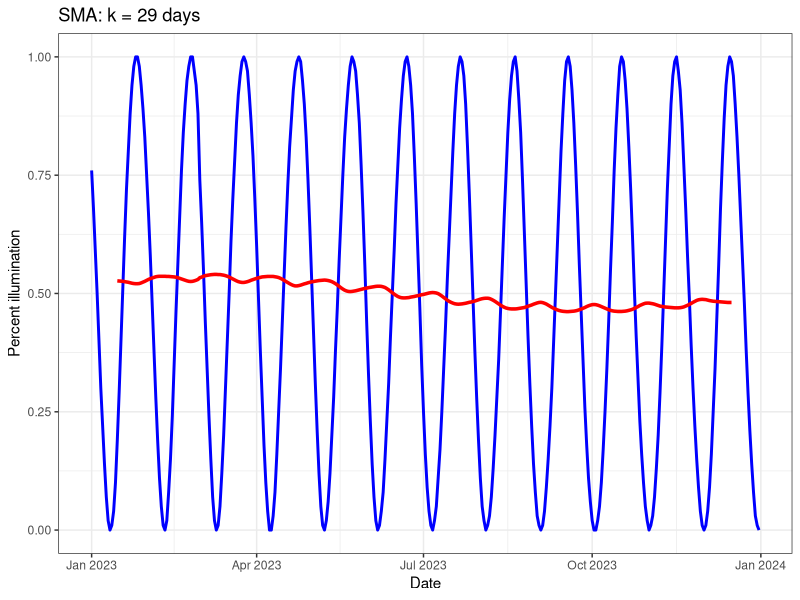
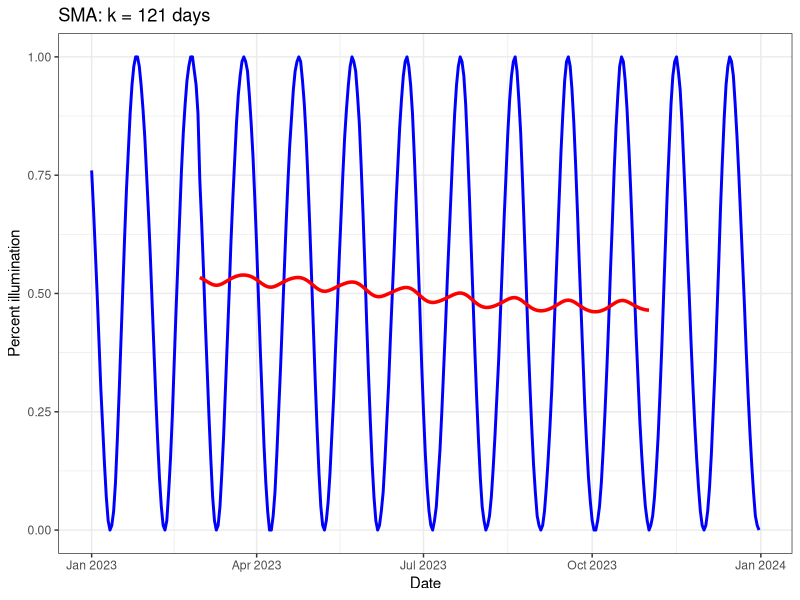
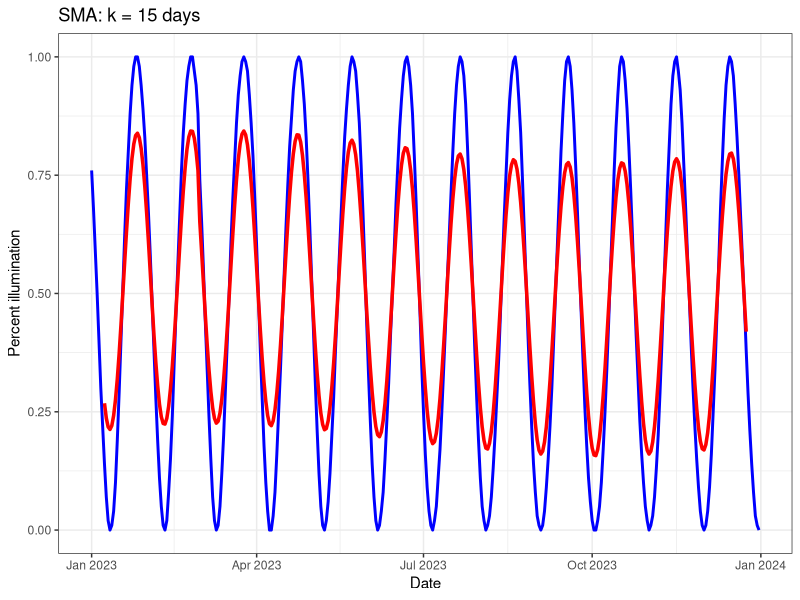
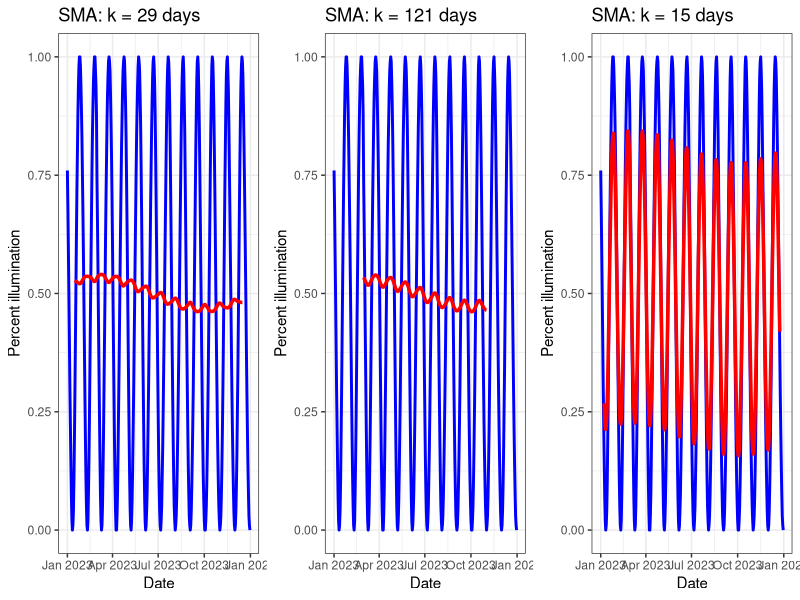
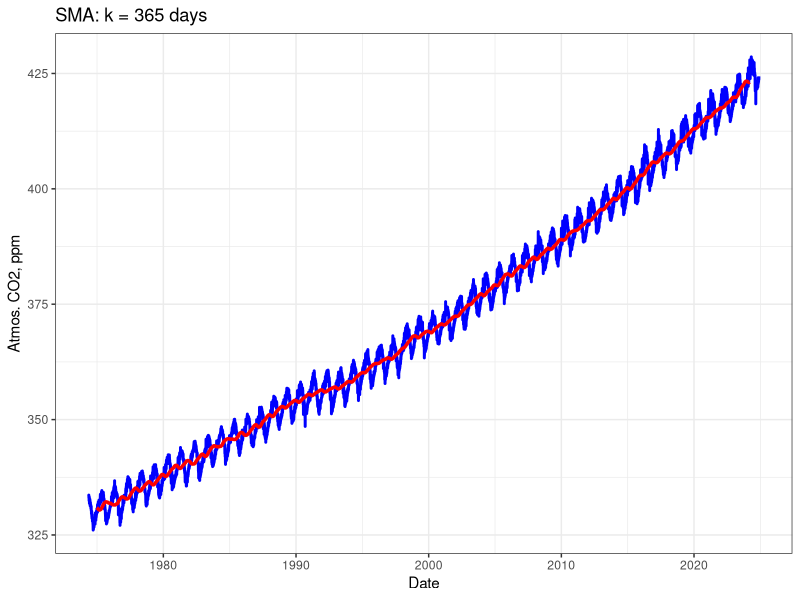
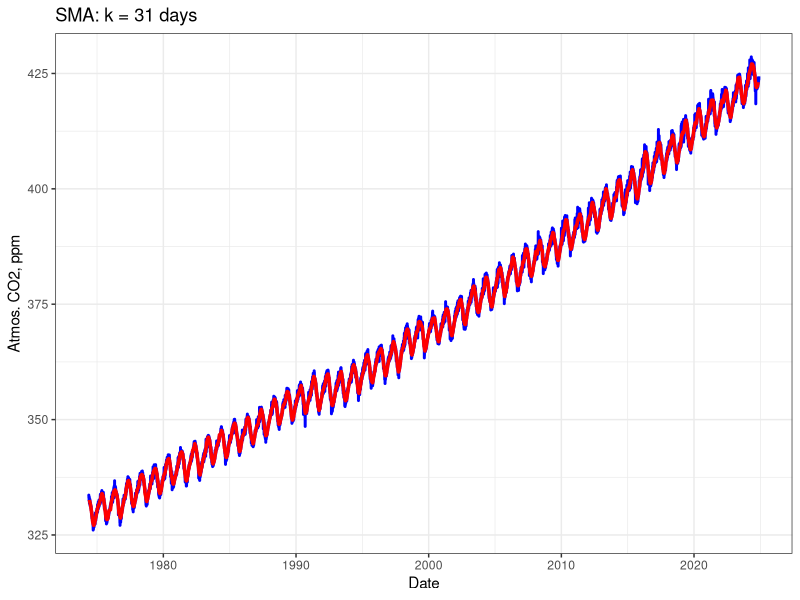
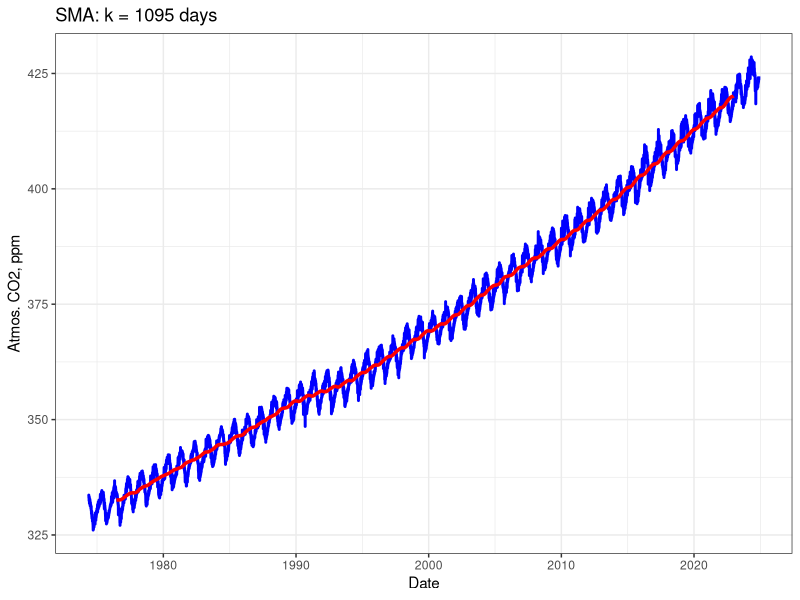
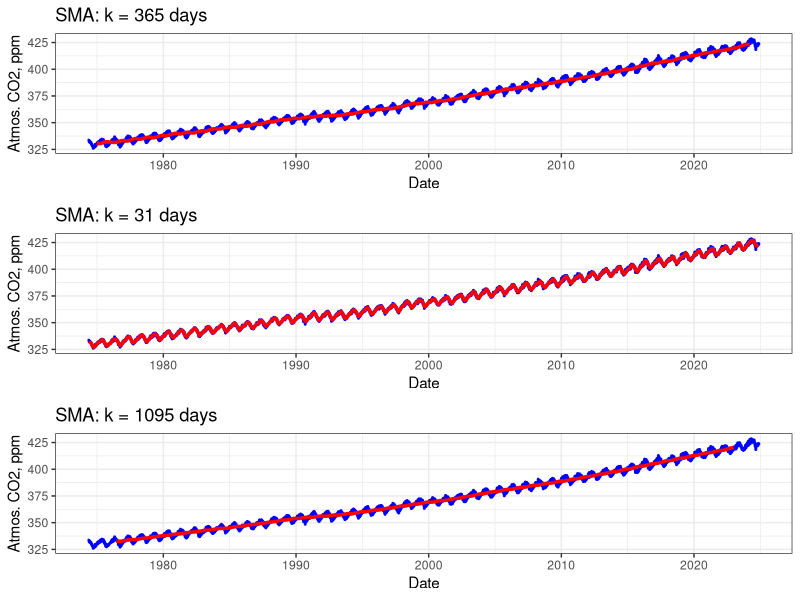

Here is the R script that generated these plots, in order:
## ---- chunk 1
rm(list = ls())
library(tidyverse)
library(forecast) #for moving averages
library(gridExtra) #to arrange plots
library(zoo) # for moving averages
library(here)
## ---- chunk 2
moon <- read.csv(here("Data/time-series-data/moon_illumination_2023_time_series.csv"))
co2 <-read.csv(here("Data/time-series-data/mauna-loa-carbon-dioxide.csv"))
## ---- chunk 3
co2$date <- ymd(co2$date)
moon$date <- dmy(moon$date)
## ---- chunk 4
moon_glow <- moon$Illumination

moon_glow <- ts(moon_glow, #name the time series variable
                frequency = 365, #tells R that this is a daily event (frequency = 12 = monthly, frequency 4 = quarterly, etc)
                start = c(2023,1) #indicates that the data begin in Jan 2023
                )
## ---- chunk 5
moon_sma1 <- rollmean(moon_glow, 
                      #first argument is the time series object
                      k = 30, #k specifies the integer width of the rolling window and must be an odd number. Let's start with 29 days
                      fill = NA #fill pads the resulting series with NA values at the start and stop where the moving average cannot be computed
                      )
## ---- chunk 6
moon$sma1 <- as.numeric(moon_sma1)
## ---- chunk 7
m_sma1 <-ggplot(moon, aes(x =date))+
  geom_line(aes(y = Illumination), color = "blue", size = 1) + #original time series
  geom_line(aes(y = sma1), color = "red", size = 1.2) + #moving average
  labs(title = "SMA: k = 29 days",x = "Date", y = "Percent illumination")+
  theme_bw()
m_sma1
## ---- chunk 8
moon_sma2 <- rollmean(moon_glow, 
                      k = 121, #try 121 days
                      fill = NA)
## ---- chunk 9
moon$sma2 <- as.numeric(moon_sma2)
## ---- chunk 10
m_sma2 <- ggplot(moon, aes(x =date))+
  geom_line(aes(y = Illumination), color = "blue", size = 1) + 
  geom_line(aes(y = sma2), color = "red", size = 1.2) + 
  labs(title = "SMA: k = 121 days", x = "Date", y = "Percent illumination")+
  theme_bw()
m_sma2
## ---- chunk 11
moon_sma3 <- rollmean(moon_glow, 
                      k = 15, #try 15 days
                      fill = NA)
## ---- chunk 12
moon$sma3 <- as.numeric(moon_sma3)
## ---- chunk 13
m_sma3 <- ggplot(moon, aes(x =date))+
  geom_line(aes(y = Illumination), color = "blue", size = 1) + 
  geom_line(aes(y = sma3), color = "red", size = 1.2) + 
  labs(title = "SMA: k = 15 days", x = "Date", y = "Percent illumination")+
  theme_bw()
m_sma3
## ---- chunk 14
grid.arrange(m_sma1, m_sma2, m_sma3, nrow = 1)
## ---- chunk 15
co2_ppm <- co2$carbon.dioxide.ppm

co2_ppm <- ts(co2_ppm, #name the time series variable
                frequency = 365, #tells R that this is a daily event (frequency = 12 = monthly, frequency 4 = quarterly, etc)
                start = c(1974,5)
                )
## ---- chunk 16
co2_sma1 <- rollmean(co2_ppm, #first argument is the time series object
                      k = 365, #k specifies the integer width of the rolling window and must be an odd number. Let's start with 365 days
                      fill = NA #fill pads the resulting series with NA values at the start and stop where the moving average cannot be computed
                      )
## ---- chunk 17
co2$sma1 <- as.numeric(co2_sma1)
## ---- chunk 18
sma1_co2 <-ggplot(co2, aes(x =date))+
  geom_line(aes(y = carbon.dioxide.ppm), color = "blue", size = 1) + #original time series
  geom_line(aes(y = sma1), color = "red", size = 1.2) + #moving average
  labs(title = "SMA: k = 365 days",x = "Date", y = "Atmos. CO2, ppm")+
  theme_bw()
sma1_co2
## ---- chunk 19
co2_sma2 <- rollmean(co2_ppm, 
                      k = 31, #try one month rolling window 
                      fill = NA)
## ---- chunk 20
co2$sma2 <- as.numeric(co2_sma2)
## ---- chunk 21
sma2_co2 <-ggplot(co2, aes(x =date))+
  geom_line(aes(y = carbon.dioxide.ppm), color = "blue", size = 1) + #original time series
  geom_line(aes(y = sma2), color = "red", size = 1.2) + #moving average
  labs(title = "SMA: k = 31 days",x = "Date", y = "Atmos. CO2, ppm")+
  theme_bw()
sma2_co2
## ---- chunk 22
co2_sma3 <- rollmean(co2_ppm, 
                      k = 1095, #try 3-year moving window
                      fill = NA)
## ---- chunk 23
co2$sma3 <- as.numeric(co2_sma3)
## ---- chunk 24
sma3_co2 <-ggplot(co2, aes(x =date))+
  geom_line(aes(y = carbon.dioxide.ppm), color = "blue", size = 1) + #original time series
  geom_line(aes(y = sma3), color = "red", size = 1.2) + #moving average
  labs(title = "SMA: k = 1095 days",x = "Date", y = "Atmos. CO2, ppm")+
  theme_bw()
sma3_co2
## ---- chunk 25
grid.arrange(sma1_co2, sma2_co2, sma3_co2, ncol = 1)
